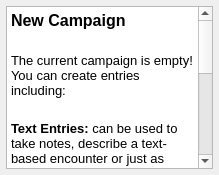
<?xml version="1.0" encoding="UTF-8"?>
<ui version="4.0">
 <class>EmptyCampaignFrame</class>
 <widget class="QFrame" name="EmptyCampaignFrame">
  <property name="geometry">
   <rect>
    <x>0</x>
    <y>0</y>
    <width>219</width>
    <height>175</height>
   </rect>
  </property>
  <property name="windowTitle">
   <string>Frame</string>
  </property>
  <property name="styleSheet">
   <string notr="true">background-image: url(:/img/data/parchment.jpg);</string>
  </property>
  <layout class="QGridLayout" name="gridLayout">
   <property name="leftMargin">
    <number>6</number>
   </property>
   <property name="topMargin">
    <number>6</number>
   </property>
   <property name="rightMargin">
    <number>6</number>
   </property>
   <property name="bottomMargin">
    <number>6</number>
   </property>
   <property name="spacing">
    <number>6</number>
   </property>
   <item row="0" column="0">
    <widget class="QTextEdit" name="textEdit">
     <property name="html">
      <string>&lt;!DOCTYPE HTML PUBLIC &quot;-//W3C//DTD HTML 4.0//EN&quot; &quot;http://www.w3.org/TR/REC-html40/strict.dtd&quot;&gt;
&lt;html&gt;&lt;head&gt;&lt;meta name=&quot;qrichtext&quot; content=&quot;1&quot; /&gt;&lt;style type=&quot;text/css&quot;&gt;
p, li { white-space: pre-wrap; }
&lt;/style&gt;&lt;/head&gt;&lt;body style=&quot; font-family:'MS Shell Dlg 2'; font-size:4.125pt; font-weight:400; font-style:normal;&quot;&gt;
&lt;p style=&quot; margin-top:0px; margin-bottom:0px; margin-left:0px; margin-right:0px; -qt-block-indent:0; text-indent:0px;&quot;&gt;&lt;span style=&quot; font-family:'Arial'; font-size:12pt; font-weight:600;&quot;&gt;New Campaign&lt;/span&gt;&lt;/p&gt;
&lt;p style=&quot; margin-top:0px; margin-bottom:0px; margin-left:0px; margin-right:0px; -qt-block-indent:0; text-indent:0px;&quot;&gt;&lt;span style=&quot; font-family:'Arial'; font-size:10pt;&quot;&gt;&lt;br /&gt;&lt;/span&gt;&lt;/p&gt;
&lt;p style=&quot; margin-top:0px; margin-bottom:0px; margin-left:0px; margin-right:0px; -qt-block-indent:0; text-indent:0px;&quot;&gt;&lt;span style=&quot; font-family:'Arial'; font-size:10pt;&quot;&gt;The current campaign is empty! You can create entries including:&lt;/span&gt;&lt;/p&gt;
&lt;p style=&quot; margin-top:0px; margin-bottom:0px; margin-left:0px; margin-right:0px; -qt-block-indent:0; text-indent:0px;&quot;&gt;&lt;span style=&quot; font-family:'Arial'; font-size:10pt;&quot;&gt;&lt;br /&gt;&lt;/span&gt;&lt;/p&gt;
&lt;p style=&quot; margin-top:0px; margin-bottom:0px; margin-left:0px; margin-right:0px; -qt-block-indent:0; text-indent:0px;&quot;&gt;&lt;span style=&quot; font-family:'Arial'; font-size:10pt; font-weight:600;&quot;&gt;Text Entries:&lt;/span&gt;&lt;span style=&quot; font-family:'Arial'; font-size:10pt;&quot;&gt; can be used to take notes, describe a text-based encounter or just as category titles for organizing your campaign &lt;br /&gt;&lt;/span&gt;&lt;/p&gt;
&lt;p style=&quot; margin-top:0px; margin-bottom:0px; margin-left:0px; margin-right:0px; -qt-block-indent:0; text-indent:0px;&quot;&gt;&lt;span style=&quot; font-family:'Arial'; font-size:10pt; font-weight:600;&quot;&gt;Parties and Characters:&lt;/span&gt;&lt;span style=&quot; font-family:'Arial'; font-size:10pt;&quot;&gt; a character in a party is treated as a PC, a character outside a party is an NPC &lt;br /&gt;&lt;/span&gt;&lt;/p&gt;
&lt;p style=&quot; margin-top:0px; margin-bottom:0px; margin-left:0px; margin-right:0px; -qt-block-indent:0; text-indent:0px;&quot;&gt;&lt;span style=&quot; font-family:'Arial'; font-size:10pt; font-weight:600;&quot;&gt;Maps:&lt;/span&gt;&lt;span style=&quot; font-family:'Arial'; font-size:10pt;&quot;&gt; for presentation of an image with Fog of War. You can also use this to show any other images you might want to share with your players &lt;br /&gt;&lt;/span&gt;&lt;/p&gt;
&lt;p style=&quot; margin-top:0px; margin-bottom:0px; margin-left:0px; margin-right:0px; -qt-block-indent:0; text-indent:0px;&quot;&gt;&lt;span style=&quot; font-family:'Arial'; font-size:10pt; font-weight:600;&quot;&gt;Battles:&lt;/span&gt;&lt;span style=&quot; font-family:'Arial'; font-size:10pt;&quot;&gt; battle maps and initiative tracking for all your in-battle needs &lt;br /&gt;&lt;/span&gt;&lt;/p&gt;&lt;/body&gt;&lt;/html&gt;</string>
     </property>
    </widget>
   </item>
  </layout>
 </widget>
 <resources/>
 <connections/>
</ui>
